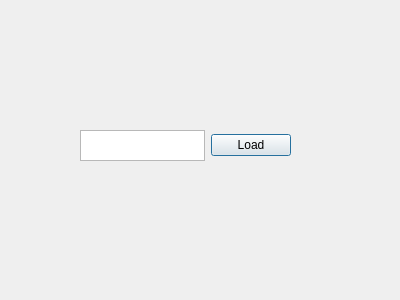
<?xml version="1.0" encoding="UTF-8"?>
<ui version="4.0">
 <class>PhotoBoardDialog</class>
 <widget class="QDialog" name="PhotoBoardDialog">
  <property name="geometry">
   <rect>
    <x>0</x>
    <y>0</y>
    <width>400</width>
    <height>300</height>
   </rect>
  </property>
  <property name="windowTitle">
   <string>Dialog</string>
  </property>
  <widget class="QWidget" name="horizontalLayoutWidget">
   <property name="geometry">
    <rect>
     <x>80</x>
     <y>130</y>
     <width>211</width>
     <height>31</height>
    </rect>
   </property>
   <layout class="QHBoxLayout" name="horizontalLayout">
    <item>
     <widget class="QTextEdit" name="textEdit"/>
    </item>
    <item>
     <widget class="QPushButton" name="pushButton">
      <property name="text">
       <string>Load</string>
      </property>
     </widget>
    </item>
   </layout>
  </widget>
 </widget>
 <resources/>
 <connections/>
</ui>
